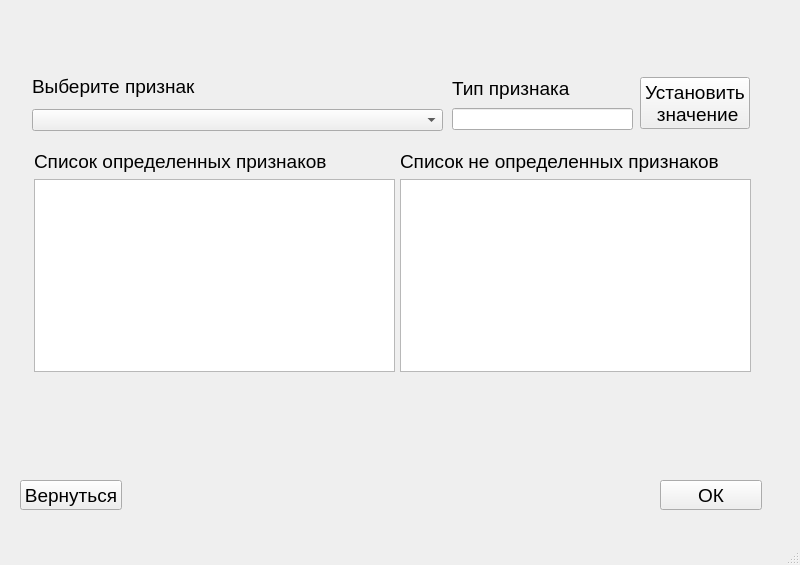
<?xml version="1.0" encoding="UTF-8"?>
<ui version="4.0">
 <class>setFeature</class>
 <widget class="QMainWindow" name="setFeature">
  <property name="geometry">
   <rect>
    <x>0</x>
    <y>0</y>
    <width>800</width>
    <height>565</height>
   </rect>
  </property>
  <property name="minimumSize">
   <size>
    <width>800</width>
    <height>565</height>
   </size>
  </property>
  <property name="maximumSize">
   <size>
    <width>800</width>
    <height>565</height>
   </size>
  </property>
  <property name="windowTitle">
   <string>Определение класса электротехники. Установка значений признаков</string>
  </property>
  <widget class="QWidget" name="centralwidget">
   <widget class="QWidget" name="layoutWidget_2">
    <property name="geometry">
     <rect>
      <x>32</x>
      <y>70</y>
      <width>411</width>
      <height>61</height>
     </rect>
    </property>
    <layout class="QVBoxLayout" name="verticalLayout_6">
     <item>
      <widget class="QLabel" name="label_5">
       <property name="font">
        <font>
         <pointsize>14</pointsize>
        </font>
       </property>
       <property name="text">
        <string>Выберите признак</string>
       </property>
      </widget>
     </item>
     <item>
      <widget class="QComboBox" name="comboBox_featureChoose_setFeature"/>
     </item>
    </layout>
   </widget>
   <widget class="QPushButton" name="button_featureSet_setFeature">
    <property name="geometry">
     <rect>
      <x>640</x>
      <y>77</y>
      <width>110</width>
      <height>52</height>
     </rect>
    </property>
    <property name="font">
     <font>
      <pointsize>14</pointsize>
     </font>
    </property>
    <property name="text">
     <string>Установить
 значение</string>
    </property>
   </widget>
   <widget class="QWidget" name="layoutWidget_3">
    <property name="geometry">
     <rect>
      <x>400</x>
      <y>150</y>
      <width>351</width>
      <height>222</height>
     </rect>
    </property>
    <layout class="QVBoxLayout" name="verticalLayout_2">
     <item>
      <widget class="QLabel" name="label_7">
       <property name="font">
        <font>
         <pointsize>14</pointsize>
        </font>
       </property>
       <property name="text">
        <string>Список не определенных признаков</string>
       </property>
      </widget>
     </item>
     <item>
      <widget class="QTextEdit" name="text_featureUnset_setFeature">
       <property name="readOnly">
        <bool>true</bool>
       </property>
      </widget>
     </item>
    </layout>
   </widget>
   <widget class="QWidget" name="layoutWidget_4">
    <property name="geometry">
     <rect>
      <x>452</x>
      <y>75</y>
      <width>181</width>
      <height>55</height>
     </rect>
    </property>
    <layout class="QVBoxLayout" name="verticalLayout_4">
     <item>
      <widget class="QLabel" name="label_3">
       <property name="font">
        <font>
         <pointsize>14</pointsize>
        </font>
       </property>
       <property name="text">
        <string>Тип признака</string>
       </property>
      </widget>
     </item>
     <item>
      <widget class="QLineEdit" name="line_featureType_setFeature">
       <property name="readOnly">
        <bool>true</bool>
       </property>
      </widget>
     </item>
    </layout>
   </widget>
   <widget class="QWidget" name="layoutWidget_5">
    <property name="geometry">
     <rect>
      <x>34</x>
      <y>150</y>
      <width>361</width>
      <height>222</height>
     </rect>
    </property>
    <layout class="QVBoxLayout" name="verticalLayout_3">
     <item>
      <widget class="QLabel" name="label_6">
       <property name="font">
        <font>
         <pointsize>14</pointsize>
        </font>
       </property>
       <property name="text">
        <string>Список определенных признаков</string>
       </property>
      </widget>
     </item>
     <item>
      <widget class="QTextEdit" name="text_featureSet_setFeature">
       <property name="readOnly">
        <bool>true</bool>
       </property>
      </widget>
     </item>
    </layout>
   </widget>
   <widget class="QPushButton" name="button_goBack_setFeature">
    <property name="geometry">
     <rect>
      <x>20</x>
      <y>480</y>
      <width>102</width>
      <height>30</height>
     </rect>
    </property>
    <property name="font">
     <font>
      <pointsize>14</pointsize>
     </font>
    </property>
    <property name="text">
     <string>Вернуться</string>
    </property>
   </widget>
   <widget class="QPushButton" name="button_ok_setFeature">
    <property name="geometry">
     <rect>
      <x>660</x>
      <y>480</y>
      <width>102</width>
      <height>30</height>
     </rect>
    </property>
    <property name="font">
     <font>
      <pointsize>14</pointsize>
     </font>
    </property>
    <property name="text">
     <string>ОК</string>
    </property>
   </widget>
  </widget>
  <widget class="QMenuBar" name="menubar">
   <property name="geometry">
    <rect>
     <x>0</x>
     <y>0</y>
     <width>800</width>
     <height>22</height>
    </rect>
   </property>
  </widget>
  <widget class="QStatusBar" name="statusbar"/>
 </widget>
 <resources/>
 <connections/>
</ui>
